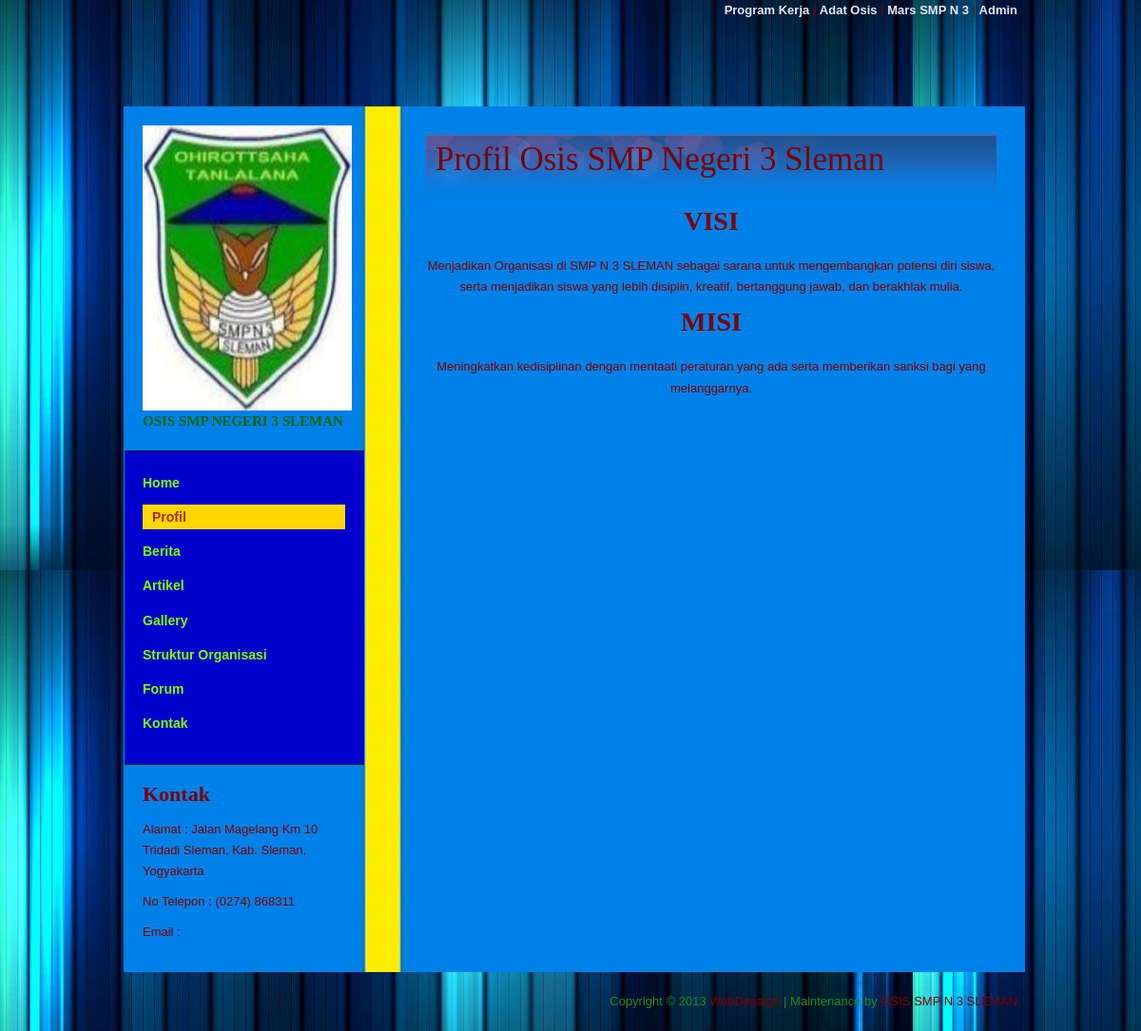
/profil.php, run on the app's committed database.
### tables this page shows
CREATE TABLE IF NOT EXISTS `t_kontak` (
  `id_kontak` int(11) NOT NULL,
  `alamat` varchar(100) NOT NULL,
  `no_tlp` varchar(20) NOT NULL,
  `email` varchar(50) NOT NULL
);

CREATE TABLE IF NOT EXISTS `profil` (
  `id_profil` int(11) NOT NULL AUTO_INCREMENT,
  `visi` text NOT NULL,
  `misi` text NOT NULL,
  PRIMARY KEY (`id_profil`)
);

### profil.php (the view, shortened to what this page needs)
<!DOCTYPE html PUBLIC "-//W3C//DTD XHTML 1.0 Transitional//EN" "http://www.w3.org/TR/xhtml1/DTD/xhtml1-transitional.dtd">
<html xmlns="http://www.w3.org/1999/xhtml">
<head>
<link href="templatemo_style.css" rel="stylesheet" type="text/css" />
<link rel="stylesheet" href="nivo-slider.css" type="text/css" media="screen" />
</head>
<body>
<div id="templamteo_body_wrapper">
<div id="templatemo_wrapper">
<p align="right"><a href="proker.php">Program Kerja</a> | <a href="adatosis.php">Adat Osis</a> | <a href="Mars.php">Mars SMP N 3</a> | <a href="admin.php">Admin</a></p>
	<div id="templatemo_main_top"></div>
    <div id="templatemo_main">
    	<div id="templatemo_sidebar">
            <div id="site_title"><h1><img src="images/smp_logo.jpg" width="220px" height="300px" /></a><span>OSIS SMP NEGERI 3 SLEMAN</span></h1></div>
            <div id="templatemo_menu">
                <ul>
                    <li><a href="index.php">Home</a></li>
					<li><a href="profil.php" class="current">Profil</a></li>
					<li><a href="berita.php">Berita</a></li>
					<li><a href="artikel.php">Artikel</a></li>
                    <li><a href="galery.php">Gallery</a></li>
					<li><a href="Struktur.php">Struktur Organisasi</a></li>
                    <li><a href="forum.php">Forum</a></li>
                    <li><a href="kontak.php">Kontak</a></li>
                </ul>
			</div>
            <div class="sb_box">
            	<h3>Kontak</h3>
				<?php
						$sql = mysql_query("SELECT * FROM t_kontak");
						while ($data = mysql_fetch_array($sql)){
				?>
						<p> Alamat : <?php echo $data['alamat']; ?></p>
						<p> No Telepon : <?php echo $data['no_tlp']; ?></p>
						<p> Email :<?php echo $data['email']; } ?></p>
            </div>
        </div>
        <div id="templatemo_content">
            <div class="content_box">
            	<h2>Profil Osis SMP Negeri 3 Sleman</h2>
				<?php
						$sql = mysql_query("SELECT * FROM profil");
						while ($data = mysql_fetch_array($sql)){
				?>
						<h1 align="center"> VISI </h1>
						<p align="center"><?php echo $data['visi']; ?></p>
						<h1 align="center"> MISI </h1>
						<p align="center"><?php echo $data['misi']; }?></p>
            </div>
        </div>
    </div>
    <div id="templatemo_footer">
        Copyright © 2013 <a href="#">WebDesaign</a> | Maintenance by <a href="http://www.templatemo.com" target="_parent">OSIS SMP N 3 SLEMAN</a>
    </div>
</div>
</div>
</body>
</html>

### templatemo_style.css (style rules this page uses)
body { margin: 0; padding: 0; color: #800000; font-family: Tahoma, Geneva, sans-serif; font-size: 13px; line-height: 1.7em; background-color: #746e67; background-image:url(images/blue_back.jpg); background-repeat: repeat }
a, a:link, a:visited { color: #E6E6FA ; font-weight: bold; text-decoration: none; }
p { margin: 0 0 10px 0; padding: 0; }
img { border: none; }
h1, h2, h3, h4, h5, h6 { color: #8B000; font-weight: bold; font-family:Monotype Corsiva; }
h1 { font-size: 28px; margin: 0 0 20px 0; padding: 5px 0 }
h2 { display: block; height: 40px; font-size: 35px; font-family: Jokerman; font-weight: normal; margin: 0; padding: 15px 0 20px 10px; background: url(images/templatemo_h2.png) no-repeat top left }
h3 { font-size: 22px; margin: 0 0 15px; padding: 0; }
#templamteo_body_wrapper { width: 100%; }
#templatemo_wrapper { width: 940px; margin: 0 auto; }
#templatemo_main_top { width: 940px; height: 40px; padding-top: 40px; }
#templatemo_main { clear: both; width: 948px; background:url(images/bluewall_main.jpg) repeat-y }
#templatemo_sidebar { float: left; width: 260px }
#site_title { float: left; padding: 20px; }
#site_title h1 { margin: 0; padding: 0 }
#site_title h1 span { display: block; font-size: 15px; color:#006400; font-family: Tahoma; font-weight: bold; }
#templatemo_menu { clear: both; width: 213px; padding: 20px 20px 20px 19px; margin-left: 1px; background:#0000CD; border-top: 1px solid #1c1914; border-bottom: 1px solid #1c1914; }
#templatemo_menu ul { margin: 0; padding: 0; list-style: none; }
#templatemo_menu ul li { padding: 0px; margin: 0px; }
#templatemo_menu ul li a { display: block; font-size: 14px; text-decoration: none; color: #7FFF00; font-weight: bold; padding: 2px 0; margin-bottom: 10px; outline: none; border: none; }
#templatemo_menu ul li a:hover, #templatemo_menu ul li .current { color: #a52a2a; padding: 2px 0 2px 10px; background: #ffd700; }
.sb_box { clear: both; padding: 20px; }
#templatemo_content { float: right; width: 600px; padding: 30px; }
.content_box { margin-bottom: 30px; padding-bottom: 30px; }
#templatemo_footer { clear: both; width: 640px; padding: 20px 0 20px 300px; text-align: right; color: #228B22; }
#templatemo_footer a { color: #800000; font-weight: 400 }

### data on the page
t_kontak: alamat "Jalan Magelang Km 10 Tridadi Sleman, Kab. Sleman, Yogyakarta", no_tlp "(0274) 868311"
profil: visi "Menjadikan Organisasi di SMP N 3 SLEMAN sebagai sarana untuk mengembangkan potensi diri siswa, serta menjadikan siswa yang lebih disiplin, kreatif, bertanggung jawab, dan berakhlak mulia.", misi "Meningkatkan kedisiplinan dengan mentaati peraturan yang ada serta memberikan sanksi bagi yang melanggarnya."
